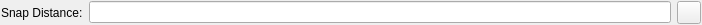
<?xml version="1.0" encoding="UTF-8"?>
<ui version="4.0">
 <class>Ui_SnapDistOptions</class>
 <widget class="QWidget" name="Ui_SnapDistOptions">
  <property name="geometry">
   <rect>
    <x>0</x>
    <y>0</y>
    <width>702</width>
    <height>24</height>
   </rect>
  </property>
  <property name="sizePolicy">
   <sizepolicy hsizetype="Preferred" vsizetype="Fixed">
    <horstretch>0</horstretch>
    <verstretch>0</verstretch>
   </sizepolicy>
  </property>
  <property name="minimumSize">
   <size>
    <width>0</width>
    <height>0</height>
   </size>
  </property>
  <property name="maximumSize">
   <size>
    <width>16777215</width>
    <height>16777215</height>
   </size>
  </property>
  <property name="windowTitle">
   <string>Snap Distance Options</string>
  </property>
  <layout class="QHBoxLayout">
   <property name="leftMargin">
    <number>1</number>
   </property>
   <property name="topMargin">
    <number>1</number>
   </property>
   <property name="rightMargin">
    <number>1</number>
   </property>
   <property name="bottomMargin">
    <number>1</number>
   </property>
   <item>
    <widget class="QLabel" name="lDist">
     <property name="text">
      <string>Snap Distance:</string>
     </property>
     <property name="wordWrap">
      <bool>false</bool>
     </property>
    </widget>
   </item>
   <item>
    <widget class="QLineEdit" name="leDist">
     <property name="toolTip">
      <string>Snap Distance

Distance of projected snap point from initially resolved snap point.</string>
     </property>
    </widget>
   </item>
   <item>
    <widget class="QToolButton" name="tbPickDistance">
     <property name="toolTip">
      <string>Pick distance from drawing.</string>
     </property>
     <property name="text">
      <string/>
     </property>
     <property name="icon">
      <iconset resource="../../../../res/icons/icons.qrc">
       <normaloff>:/icons/interactive_pick_distance.lci</normaloff>:/icons/interactive_pick_distance.lci</iconset>
     </property>
    </widget>
   </item>
  </layout>
 </widget>
 <layoutdefault spacing="6" margin="11"/>
 <includes>
  <include location="local">rs_circle.h</include>
  <include location="local">rs_settings.h</include>
 </includes>
 <resources>
  <include location="../../../../res/icons/icons.qrc"/>
 </resources>
 <connections/>
 <slots>
  <slot>updateDist(QString)</slot>
 </slots>
</ui>
